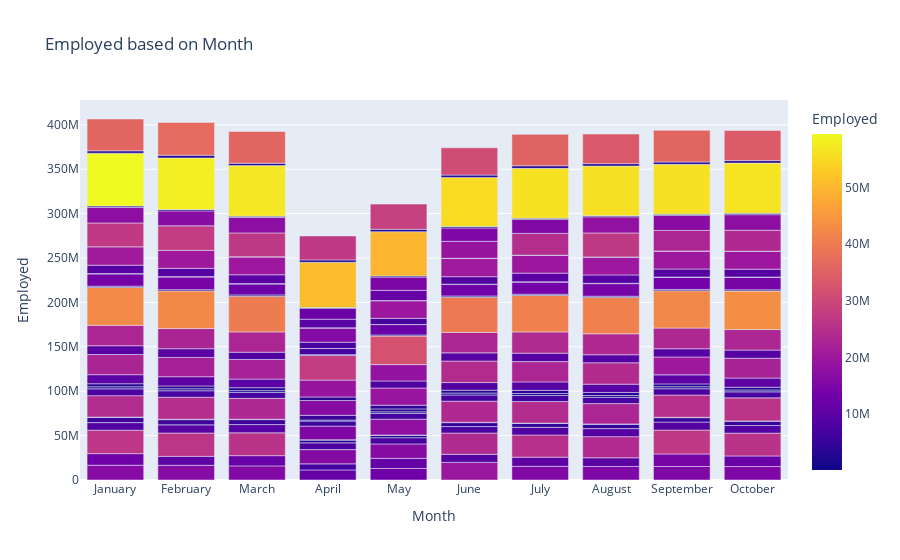

Notebook cell for this chart:
### Code cell
plot_3=px.bar(spl_2,x='Month',y='Employed',title="Employed based on Month",color='Employed')
plot_3.show()

### Figure 1 — Plotly figure (JSON) as saved in the notebook; plotly's stock layout.template omitted (floating-point values rounded to 4 significant figures; data arrays with more than 128 entries replaced by an {"elided": "..."} marker saying what was removed)
{"data": [{"alignmentgroup": "True", "hovertemplate": "Month=%{x}<br>Employed=%{marker.color}<extra></extra>", "legendgroup": "", "marker": {"color": {"elided": "267 int values"}, "coloraxis": "coloraxis", "pattern": {"shape": ""}}, "name": "", "offsetgroup": "", "orientation": "v", "showlegend": false, "textposition": "auto", "type": "bar", "x": {"elided": "267 str values"}, "xaxis": "x", "y": {"elided": "267 int values"}, "yaxis": "y"}], "layout": {"barmode": "relative", "coloraxis": {"colorbar": {"title": {"text": "Employed"}}, "colorscale": [[0, "#0d0887"], [0.1111, "#46039f"], [0.2222, "#7201a8"], [0.3333, "#9c179e"], [0.4444, "#bd3786"], [0.5556, "#d8576b"], [0.6667, "#ed7953"], [0.7778, "#fb9f3a"], [0.8889, "#fdca26"], [1, "#f0f921"]]}, "legend": {"tracegroupgap": 0}, "title": {"text": "Employed based on Month"}, "xaxis": {"anchor": "y", "domain": [0, 1], "title": {"text": "Month"}}, "yaxis": {"anchor": "x", "domain": [0, 1], "title": {"text": "Employed"}}}}
